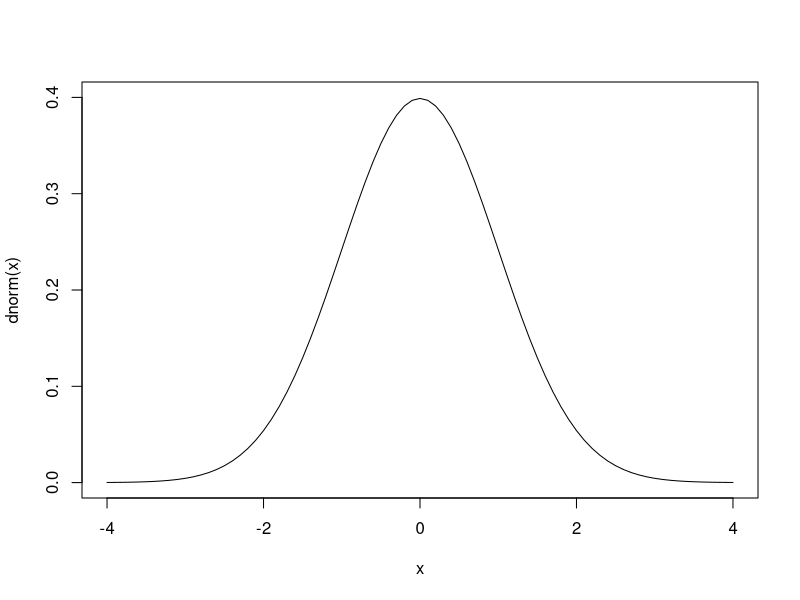
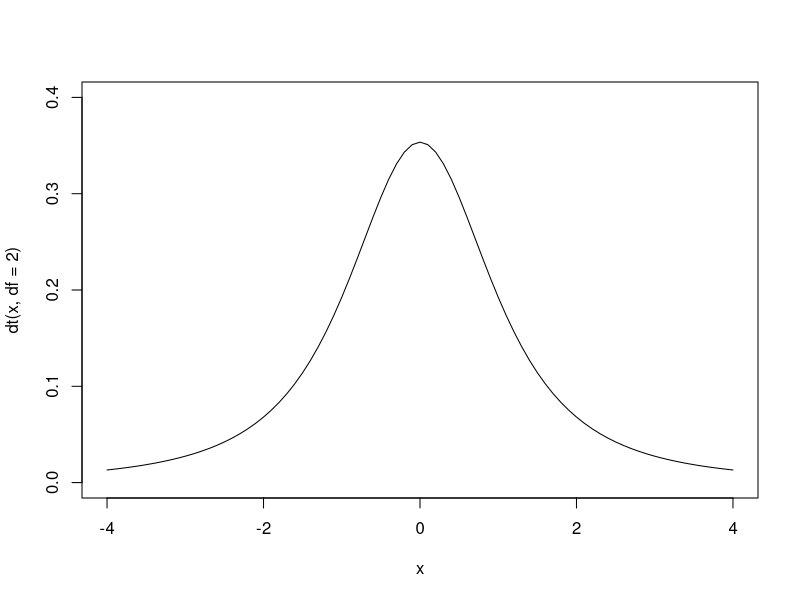
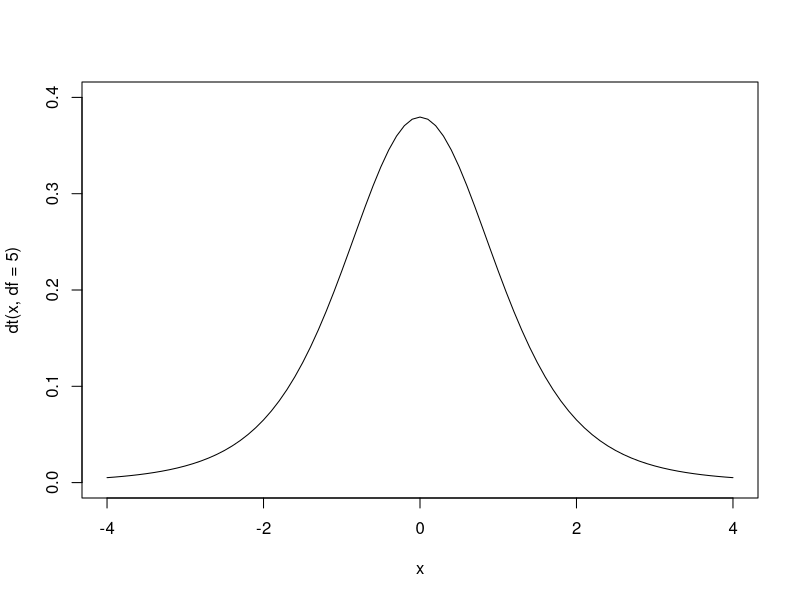
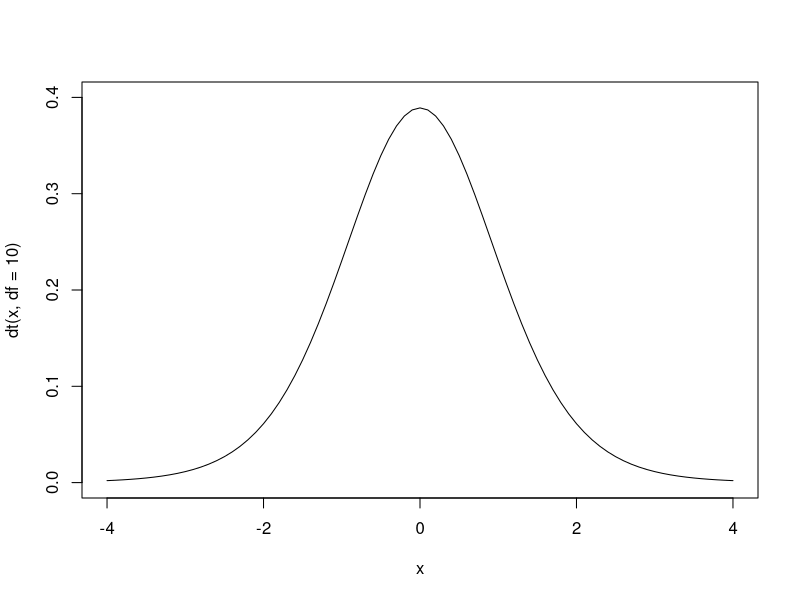
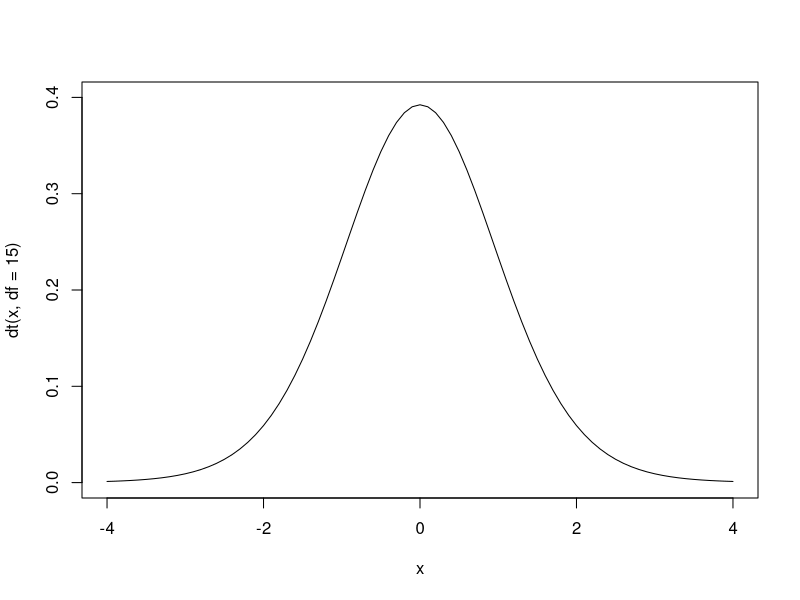
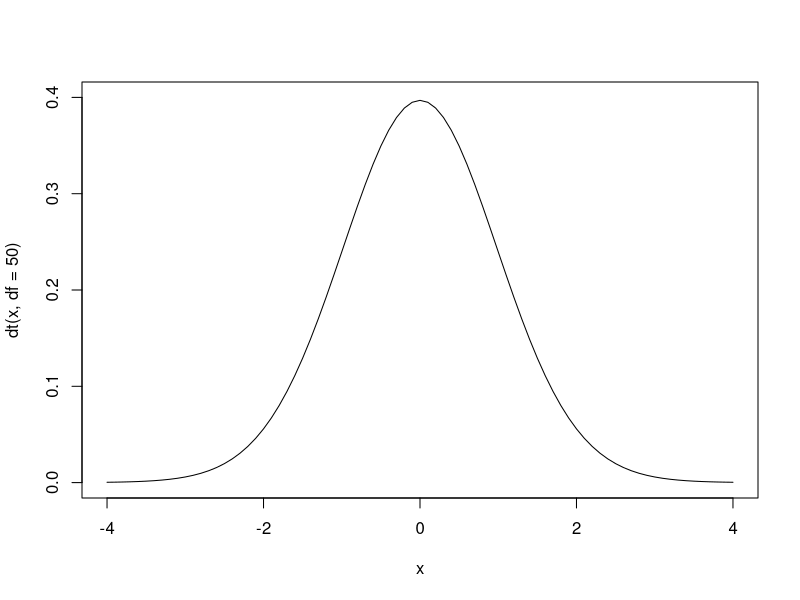
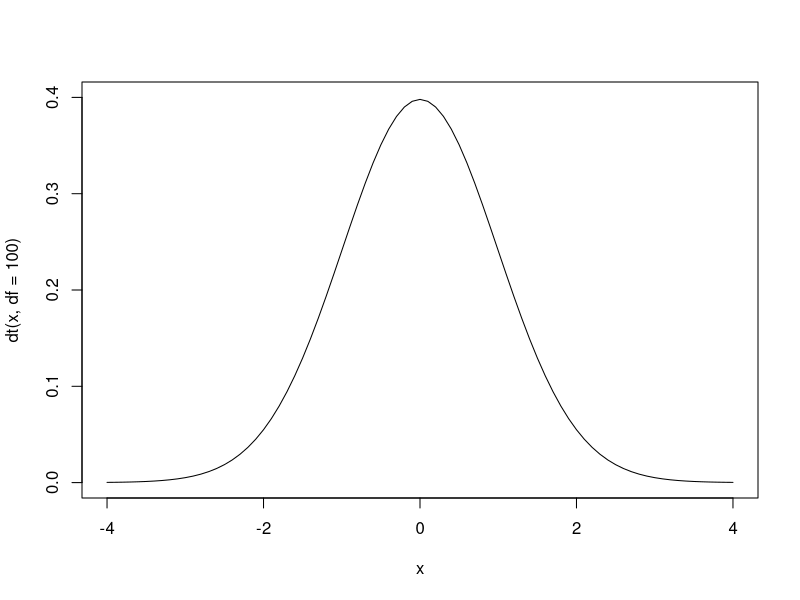
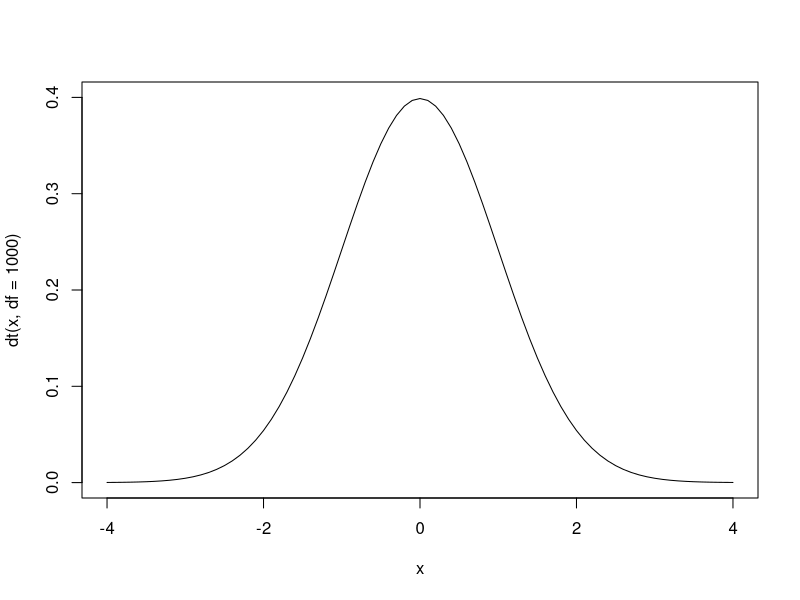

These figures' R source, in order:
# Chapter 8 R demo

## topics
# 1 - dt, pt, qt, rt
# 2 - students t approximation of normal by DF, using plots
# 3 - sample problem


# 1 - t distribution functions in R
# dt, pt, qt, rt

?dt

pnorm(.975)
pt(.975,5)
pt(.975,10)
pt(.975,20)
pt(.975,30)
pt(.975,50)
pt(.975,500)
pt(.975,5000)


# 2 - students t approximation of normal by DF, using plots

x <- seq(-4,4,0.1)
plot(x,dnorm(x), type='l', ylim=c(0,.4))
plot(x,dt(x,df=2), type='l', ylim=c(0,.4))
plot(x,dt(x,df=5), type='l', ylim=c(0,.4))
plot(x,dt(x,df=10), type='l', ylim=c(0,.4))
plot(x,dt(x,df=15), type='l', ylim=c(0,.4))
plot(x,dt(x,df=50), type='l', ylim=c(0,.4))
plot(x,dt(x,df=100), type='l', ylim=c(0,.4))
plot(x,dt(x,df=1000), type='l', ylim=c(0,.4))
plot(x,dnorm(x), type='l', ylim=c(0,.4))






# 3 - sample problems
# problem 8.2
# given mean, CL, pop sigma, etc.
x = 68
sig = 3
n = 36
cl =.9

# find the Z-score (using normal dist)
1-cl
.1/2
qnorm(0.05)
qnorm(0.05,lower.tail = FALSE)
z <- qnorm(0.05,lower.tail = FALSE)
qnorm(p=0.95) # default mean = 0, default sd = 1

# calculate our EBM and CIs
EBM <- z*sig/sqrt(n) # 1.645 * 3 / sqrt(36)
0.8224268

68 + EBM
68 - EBM

# We estimate with 90% confidence that the true population mean exam score for all statistics students is between 67.18 and 68.82.




# Problem 8.8
# Suppose you do a study of acupuncture to determine how effective it is in relieving pain. You measure sensory rates for 15 subjects with the results given. Use the sample data to construct a 95% confidence interval for the mean sensory rate for the population (assumed normal) from which you took the data.
8.6; 9.4; 7.9; 6.8; 8.3; 7.3; 9.2; 9.6; 8.7; 11.4; 10.3; 5.4; 8.1; 5.5; 6.9

# given, x_bar, s, n, df, CL (so therefore alpha)
n = 15
CL = .95
data <- c(8.6, 9.4, 7.9, 6.8, 8.3, 7.3, 9.2, 9.6, 8.7, 11.4, 10.3, 5.4, 8.1, 5.5, 6.9)
length(data)
mean(data)
x <- mean(data)
s <- sd(data)
df <- n -1

# find the t-score (using t dist)
1-CL
(1-CL)/2
qt(p=0.025, df=14)
qt(p=0.025, df=14, lower.tail = FALSE)
t <- qt(p=0.975, df=14)
# 2.144787

EBM <- t * s/sqrt(n)
2.14 * 1.6722 / sqrt(15)

8.2267 + EBM
8.2267 - EBM



